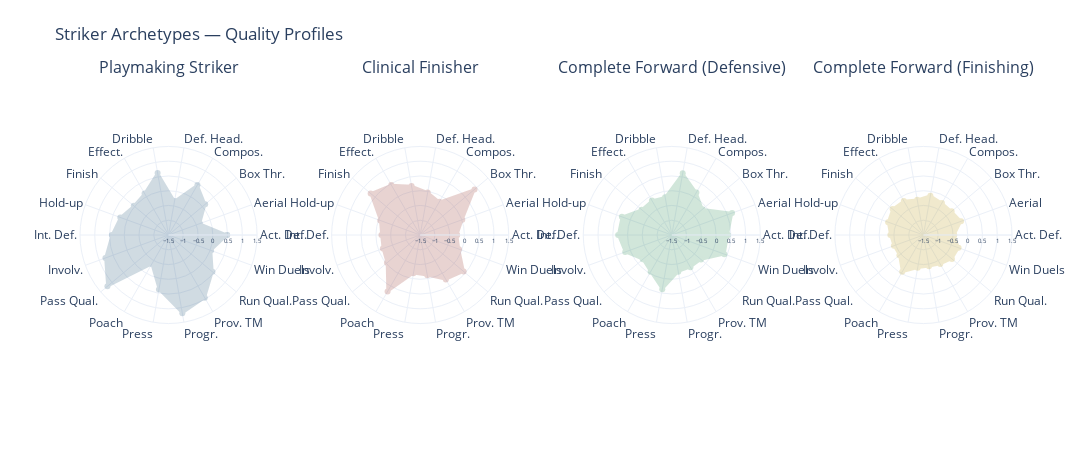

The notebook cell saved with this chart:
### Markdown cell above
## Strikers: Poachers, Target Men, and Playmakers

The number 9 role is the most debated in football. For years, elite teams tried to play without a traditional striker (the "false nine" era). But the pendulum has swung back — Erling Haaland’s arrival at Manchester City proved that a pure goal machine can fit into even the most possession-based systems.

Today’s strikers broadly fall into:

- **Clinical finishers** who convert chances at elite rates (Haaland, Robert Lewandowski)
- **Target men** who use physicality and aerial prowess (Romelu Lukaku, Alexander Isak)
- **Playmaking strikers** who drop deep and create (Harry Kane, Lautaro Martinez)
- **Pressing forwards** who lead the press from the front (Roberto Firmino, Kai Havertz)
- **Mobile strikers** who run the channels (Jamie Vardy-style)

### Code cell
st_data = df[df["from_position"] == "Striker"].copy()
st_results = cluster_position(st_data, POSITION_QUALITIES["Striker"], forced_k=4)
st_df, st_names = show_position_results(st_data, st_results, "Striker")
plotly_radar_grid(st_results, st_names, "Striker")

### Figure 1 — Plotly figure (JSON) as saved in the notebook; plotly's stock layout.template omitted (floating-point values rounded to 4 significant figures)
{"data": [{"fill": "toself", "fillcolor": "#1B4F72", "line": {"color": "#1B4F72", "width": 2.5}, "name": "Playmaking Striker", "opacity": 0.2, "r": [0.4861, -0.3703, 0.1211, 0.4585, -0.332, 0.6348, 0.1241, 0.03564, 0.2393, 0.4199, 0.7758, 1.203, -0.3605, 0.3716, 1.189, 0.9538, 0.4419, 0.03304, 0.4861], "subplot": "polar", "theta": ["Act. Def.", "Aerial", "Box Thr.", "Compos.", "Def. Head.", "Dribble", "Effect.", "Finish", "Hold-up", "Int. Def.", "Involv.", "Pass Qual.", "Poach", "Press", "Progr.", "Prov. TM", "Run Qual.", "Win Duels", "Act. Def."], "type": "scatterpolar"}, {"fill": "toself", "fillcolor": "#922B21", "line": {"color": "#922B21", "width": 2.5}, "name": "Clinical Finisher", "opacity": 0.2, "r": [-0.2498, 0.01926, 0.9039, -0.2021, -0.0358, 0.1825, 0.4579, 0.6906, -0.06086, -0.1867, -0.154, -0.03155, 0.7102, -0.1831, -0.1118, 0.2382, 0.4235, -0.0997, -0.2498], "subplot": "polar2", "theta": ["Act. Def.", "Aerial", "Box Thr.", "Compos.", "Def. Head.", "Dribble", "Effect.", "Finish", "Hold-up", "Int. Def.", "Involv.", "Pass Qual.", "Poach", "Press", "Progr.", "Prov. TM", "Run Qual.", "Win Duels", "Act. Def."], "type": "scatterpolar"}, {"fill": "toself", "fillcolor": "#1E8449", "line": {"color": "#1E8449", "width": 2.5}, "name": "Complete Forward (Defensive)", "opacity": 0.2, "r": [0.3943, 0.6712, -0.1436, 0.1632, 0.6233, -0.1975, -0.1529, -0.1663, 0.3008, 0.3182, 0.1808, -0.2161, -0.06315, 0.3649, -0.2387, -0.2397, -0.2115, 0.3952, 0.3943], "subplot": "polar3", "theta": ["Act. Def.", "Aerial", "Box Thr.", "Compos.", "Def. Head.", "Dribble", "Effect.", "Finish", "Hold-up", "Int. Def.", "Involv.", "Pass Qual.", "Poach", "Press", "Progr.", "Prov. TM", "Run Qual.", "Win Duels", "Act. Def."], "type": "scatterpolar"}, {"fill": "toself", "fillcolor": "#B7950B", "line": {"color": "#B7950B", "width": 2.5}, "name": "Complete Forward (Finishing)", "opacity": 0.2, "r": [-0.4589, -0.1449, -0.2544, -0.2485, -0.1454, -0.2884, -0.1706, -0.1357, -0.2257, -0.3786, -0.4346, -0.4363, -0.0588, -0.3692, -0.4207, -0.3618, -0.2414, -0.2335, -0.4589], "subplot": "polar4", "theta": ["Act. Def.", "Aerial", "Box Thr.", "Compos.", "Def. Head.", "Dribble", "Effect.", "Finish", "Hold-up", "Int. Def.", "Involv.", "Pass Qual.", "Poach", "Press", "Progr.", "Prov. TM", "Run Qual.", "Win Duels", "Act. Def."], "type": "scatterpolar"}], "layout": {"annotations": [{"font": {"size": 16}, "showarrow": false, "text": "Playmaking Striker", "x": 0.095, "xanchor": "center", "xref": "paper", "y": 1, "yanchor": "bottom", "yref": "paper"}, {"font": {"size": 16}, "showarrow": false, "text": "Clinical Finisher", "x": 0.365, "xanchor": "center", "xref": "paper", "y": 1, "yanchor": "bottom", "yref": "paper"}, {"font": {"size": 16}, "showarrow": false, "text": "Complete Forward (Defensive)", "x": 0.635, "xanchor": "center", "xref": "paper", "y": 1, "yanchor": "bottom", "yref": "paper"}, {"font": {"size": 16}, "showarrow": false, "text": "Complete Forward (Finishing)", "x": 0.905, "xanchor": "center", "xref": "paper", "y": 1, "yanchor": "bottom", "yref": "paper"}], "height": 450, "margin": {"b": 60, "t": 80}, "polar": {"domain": {"x": [0, 0.19], "y": [0, 1]}, "radialaxis": {"range": [-1.5, 1.5], "tickfont": {"size": 6}}}, "polar2": {"domain": {"x": [0.27, 0.46], "y": [0, 1]}, "radialaxis": {"range": [-1.5, 1.5], "tickfont": {"size": 6}}}, "polar3": {"domain": {"x": [0.54, 0.73], "y": [0, 1]}, "radialaxis": {"range": [-1.5, 1.5], "tickfont": {"size": 6}}}, "polar4": {"domain": {"x": [0.81, 1], "y": [0, 1]}, "radialaxis": {"range": [-1.5, 1.5], "tickfont": {"size": 6}}}, "showlegend": false, "title": {"text": "Striker Archetypes — Quality Profiles"}, "width": 1200}}
